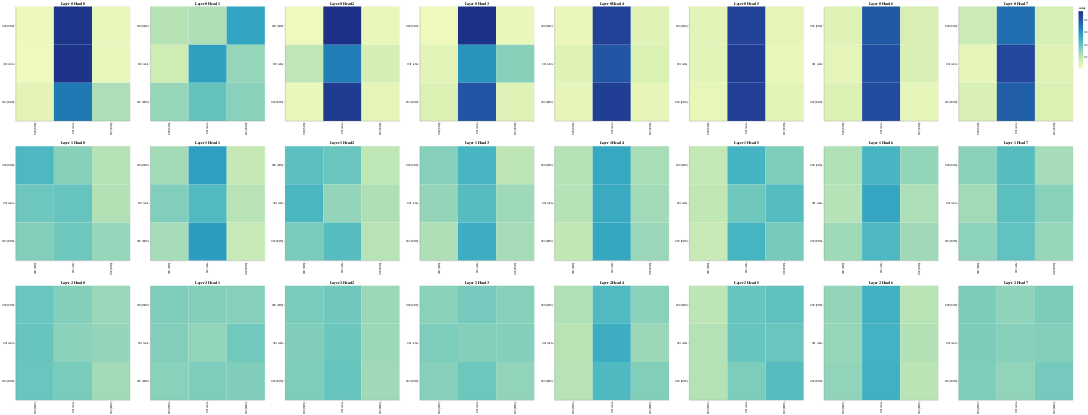

Source (notebook cell):
### Code cell
# View attention learnt by encoder's self attention head(s), decoder's self attention head(s) and encoder-decoder's cross attention head(s)
generate_attention_maps(model, sentence_to_translate, output_sentence, "encoder")
